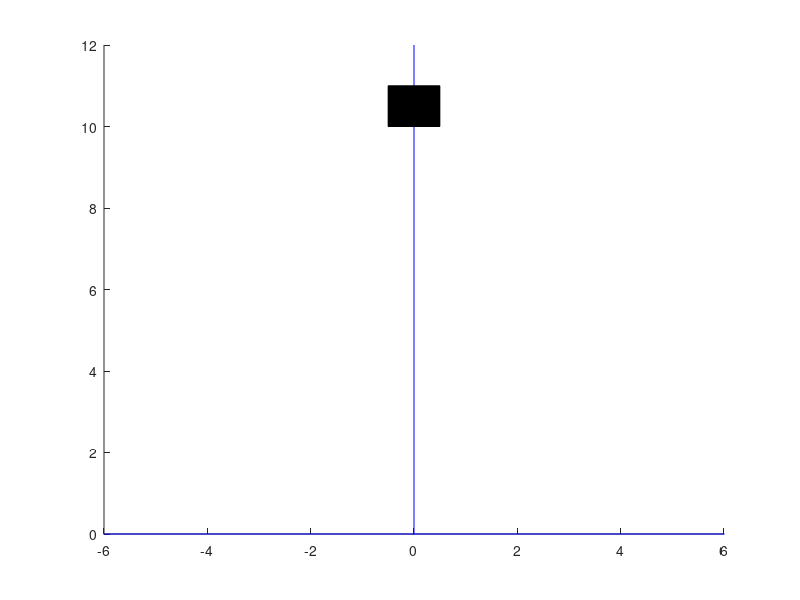

This figure's MATLAB source: (Note: this script raises an error after producing the figure.)
clc
clear
close all
hold on
figure(1)
#EJES
plot([-12 12],[0 0],'b');
plot([0 0],[12 -12],'b');
axis([-6 6 0 12]);
#FIGURA BASICA
geom = [-0.5 10 1;0.5 10 1;0.5 11 1;-0.5 11 1];
faces = [1 2 3 4];
hold on;
fig = patch('Faces',faces,'Vertices',geom,'FaceColor','black');
#Animacion
t = 14/9.8;
a = -9.8;
vi= 14;
while (vi>0.1)
  [geom,t,vi] = transformacion(t, geom, 0.02, a, vi);
  geom=geom';
  set(fig,'Vertices',geom);
  t+=0.02;
  sleep(0.001);
endwhile